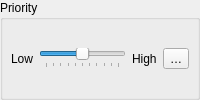
                       <widget class="QgsCollapsibleGroupBox" name="mPriorityGrpBx">
                        <property name="title">
                         <string>Priority</string>
                        </property>
                        <property name="syncGroup" stdset="0">
                         <string notr="true">labelplacementgroup</string>
                        </property>
                        <layout class="QHBoxLayout" name="horizontalLayout_9">
                         <property name="leftMargin">
                          <number>8</number>
                         </property>
                         <property name="rightMargin">
                          <number>8</number>
                         </property>
                         <item>
                          <widget class="QLabel" name="label_34">
                           <property name="text">
                            <string>Low</string>
                           </property>
                          </widget>
                         </item>
                         <item>
                          <widget class="QSlider" name="mPrioritySlider">
                           <property name="maximum">
                            <number>10</number>
                           </property>
                           <property name="value">
                            <number>5</number>
                           </property>
                           <property name="orientation">
                            <enum>Qt::Horizontal</enum>
                           </property>
                           <property name="tickPosition">
                            <enum>QSlider::TicksBelow</enum>
                           </property>
                           <property name="tickInterval">
                            <number>1</number>
                           </property>
                          </widget>
                         </item>
                         <item>
                          <widget class="QLabel" name="label_35">
                           <property name="text">
                            <string>High</string>
                           </property>
                          </widget>
                         </item>
                         <item>
                          <widget class="QgsPropertyOverrideButton" name="mPriorityDDBtn">
                           <property name="text">
                            <string>…</string>
                           </property>
                          </widget>
                         </item>
                        </layout>
                       </widget>
